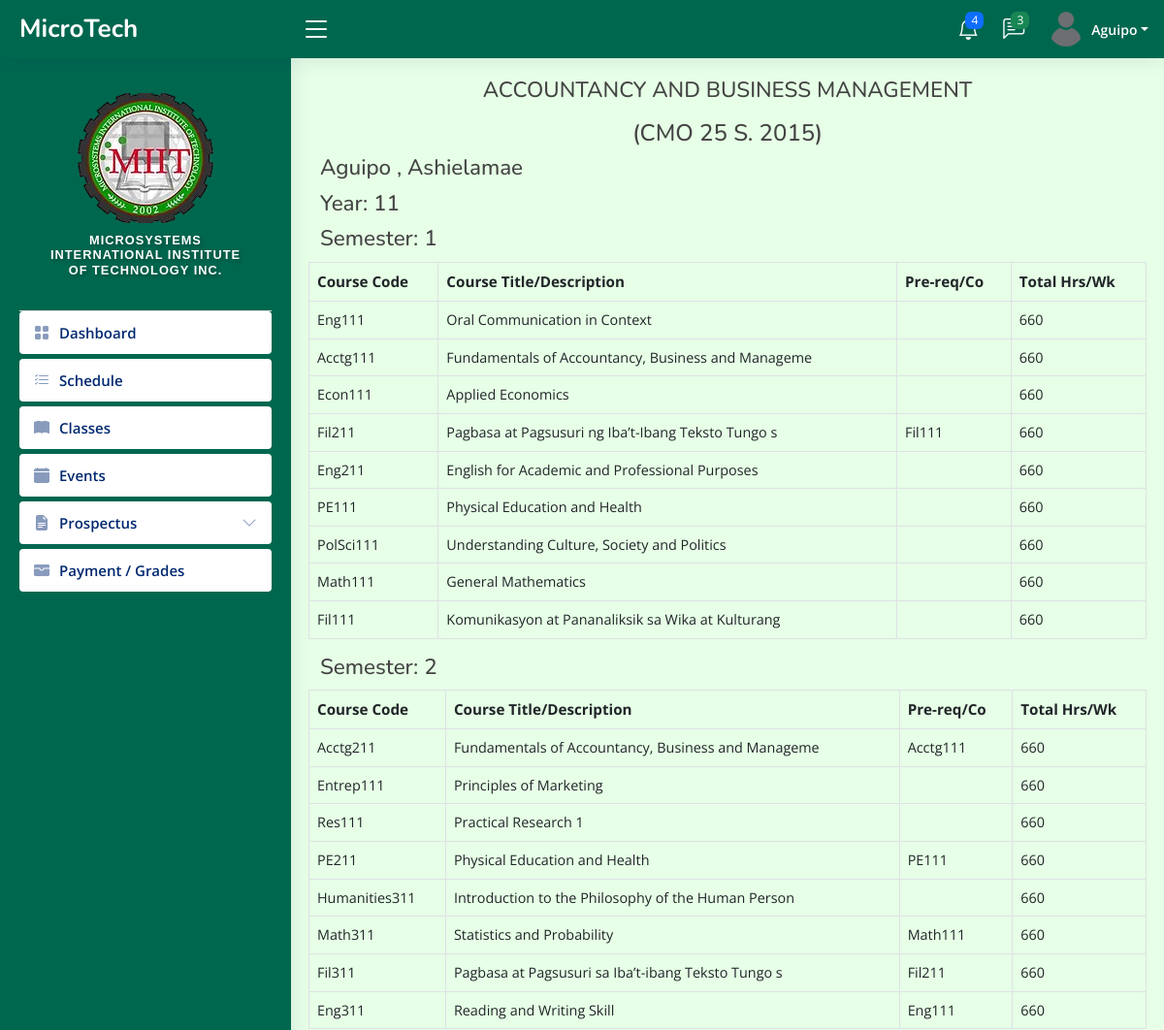
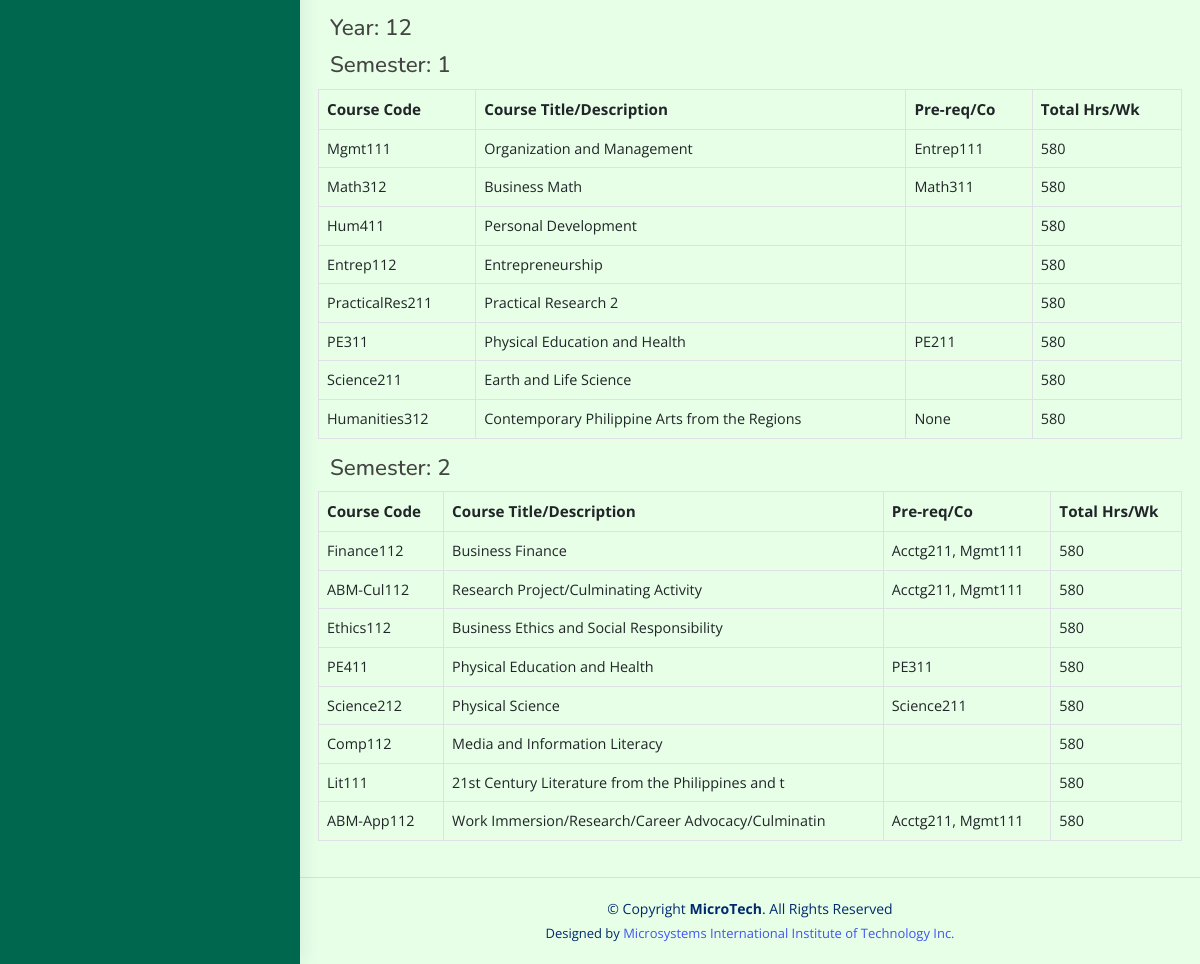
Screenshot of /admin/ABM-prospectus.php (signed in) with the database file from the repository (2 pictures, top to bottom).
### tables this page shows
CREATE TABLE `tbl_students` (
  `user_id` int(11) NOT NULL,
  `user_name` varchar(50) NOT NULL,
  `lname` varchar(50) NOT NULL,
  `fname` varchar(50) NOT NULL,
  `middleInitial` varchar(30) NOT NULL,
  `Suffix` varchar(15) NOT NULL,
  `course` varchar(50) NOT NULL,
  `year` int(10) NOT NULL,
  `sy` varchar(50) DEFAULT NULL,
  `contact` varchar(20) NOT NULL,
  `gender` varchar(10) NOT NULL,
  `bdate` varchar(50) NOT NULL,
  `pob` text NOT NULL,
  `email` varchar(50) NOT NULL,
  `major` varchar(50) NOT NULL,
  `nationality` varchar(20) NOT NULL,
  `civilStatus` varchar(20) NOT NULL,
  `religion` varchar(20) NOT NULL,
  `modality` varchar(20) NOT NULL,
  `fb` varchar(30) NOT NULL,
  `curAddress` varchar(200) NOT NULL,
  `cityAdd` varchar(200) NOT NULL,
  `zipcode` varchar(30) NOT NULL,
  `fatherName` varchar(50) NOT NULL,
  `fwork` varchar(50) NOT NULL,
  `motherName` varchar(50) NOT NULL,
  `mwork` varchar(50) NOT NULL,
  `primarySchool` varchar(100) NOT NULL,
  `primaryAddress` text NOT NULL,
  `primaryCompleted` varchar(30) NOT NULL,
  `entermediateSchool` varchar(100) NOT NULL,
  `entermediateAddress` text NOT NULL,
  `entermediateCompleted` varchar(30) NOT NULL,
  `hsSchool` varchar(100) NOT NULL,
  `hsAddress` text NOT NULL,
  `hsCompleted` varchar(30) NOT NULL,
  `shSchool` varchar(100) NOT NULL,
  `shAddress` text NOT NULL,
  `shCompleted` varchar(30) NOT NULL,
  `collegeSchool` varchar(100) NOT NULL,
  `collegeAddress` text NOT NULL,
  `collegeCompleted` varchar(30) NOT NULL,
  `user_image` varchar(50) NOT NULL,
  `user_role` varchar(50) NOT NULL,
  `user_pass` varchar(100) NOT NULL,
  `semester` int(11) NOT NULL,
  `status` varchar(20) NOT NULL,
  `date` date DEFAULT NULL,
  `created_at` timestamp NOT NULL DEFAULT current_timestamp()
);

CREATE TABLE `tbl_subjects` (
  `id` int(11) NOT NULL,
  `year` int(11) NOT NULL,
  `semester` int(11) NOT NULL,
  `code` varchar(50) NOT NULL,
  `description` varchar(50) NOT NULL,
  `lec` int(11) NOT NULL,
  `lab` int(11) NOT NULL,
  `unit` int(11) NOT NULL,
  `pre_req` varchar(50) NOT NULL,
  `total` int(11) NOT NULL,
  `course` varchar(50) NOT NULL
);

### PHP/ABM-con.php (called while the page is built, shortened)
<?php
$connection = new Connection();
$pdo = $connection->open();
$sql = "SELECT * FROM tbl_subjects WHERE course = 'ABM' ORDER BY year ASC, semester ASC";
$stmt = $pdo->query($sql);
$subjects = $stmt->fetchAll(PDO::FETCH_ASSOC);
$groupedSubjects = [];
foreach ($subjects as $subject) {
  $year = $subject['year'];
  $semester = $subject['semester'];
  if (!isset($groupedSubjects[$year])) {
    $groupedSubjects[$year] = [];
  }
  if (!isset($groupedSubjects[$year][$semester])) {
    $groupedSubjects[$year][$semester] = [];
  }
  $groupedSubjects[$year][$semester][] = $subject;
}
$statement = $conn->prepare("SELECT * FROM tbl_students WHERE user_id = :sid");
$statement->bindParam(':sid', $userid, PDO::PARAM_STR);
$statement->execute();
$user = $statement->fetch(PDO::FETCH_ASSOC);
?>

### admin/ABM-prospectus.php (the view, shortened to what this page needs)
<?php include_once "../templates/header3.php"; ?>
<?php include_once "../PHP/ABM-con.php"; ?>
<main id="main" class="main">
  <section class="section dashboard">
    <div class="row">
      <h4 class="pagetitle text-center mb-3"> ACCOUNTANCY AND BUSINESS MANAGEMENT</h4>
      <h4 class="text-center">(CMO 25 S. 2015)</h4>
      <h4 class=" pagetitle"><?php echo htmlspecialchars($user['lname']); ?> , <?php echo htmlspecialchars($user['fname']); ?> <?php echo htmlspecialchars($user['middleInitial']); ?> </h4>
      <?php if (!empty($groupedSubjects)) : ?>
        <?php foreach ($groupedSubjects as $year => $semesters) : ?>
          <h6 class="pagetitle">Year: <?php echo htmlspecialchars($year); ?></h6>
          <?php foreach ($semesters as $semester => $subjects) : ?>
            <h5 class="pagetitle">Semester: <?php echo htmlspecialchars($semester); ?></h5>
            <table class="table table-bordered">
              <thead>
                <tr>
                  <th>Course Code</th>
                  <th>Course Title/Description</th>
                  <th>Pre-req/Co</th>
                  <th>Total Hrs/Wk</th>
                </tr>
              </thead>
              <tbody>
                <?php foreach ($subjects as $subject) : ?>
                  <tr>
                    <td><?php echo htmlspecialchars($subject['code']); ?></td>
                    <td><?php echo htmlspecialchars($subject['description']); ?></td>
                    <td><?php echo htmlspecialchars($subject['pre_req']); ?></td>
                    <td><?php echo htmlspecialchars($subject['total']); ?></td>
                  </tr>
                <?php endforeach; ?>
              </tbody>
            </table>
          <?php endforeach; ?>
        <?php endforeach; ?>
      <?php else : ?>
        <p>No subjects found for ABM course.</p>
      <?php endif; ?>
    </div>
  </section>
</main>
<?php include_once "../templates/footer.php"; ?>

### templates/header3.php (shortened to what this page needs)
<!DOCTYPE html>
<html lang="en">
<head>
  <link href="../../assets/vendor/bootstrap/css/bootstrap.min.css" rel="stylesheet">
  <link href="../../assets/vendor/bootstrap-icons/bootstrap-icons.css" rel="stylesheet">
  <link href="../../assets/vendor/boxicons/css/boxicons.min.css" rel="stylesheet">
  <link href="../../assets/vendor/quill/quill.snow.css" rel="stylesheet">
  <link href="../../assets/vendor/quill/quill.bubble.css" rel="stylesheet">
  <link href="../../assets/vendor/remixicon/remixicon.css" rel="stylesheet">
  <link href="../../assets/vendor/simple-datatables/style.css" rel="stylesheet">
  <link href="../../assets/css/style.css" rel="stylesheet">
</head>
<?php
$database = new Connection();
$conn = $database->open();
$userid = $_SESSION["login"];
$statements = $conn->prepare("SELECT u.fname, u.lname, u.user_image, u.course, u.user_role
    FROM tbl_students u
    LEFT JOIN tbl_users s ON u.user_id = s.user_id
    WHERE u.user_id = :userid
");
$statements->bindParam(':userid', $userid, PDO::PARAM_INT);
$statements->execute();
$user = $statements->fetch(PDO::FETCH_ASSOC);
if ($user) {
  $lname = $user['lname'];
  $image = $user['user_image'];
} else {
  echo "User or student information not found.";
  exit;
}
?>
<body style="background-color:#e6ffe6;">
<header id="header" class="header fixed-top d-flex align-items-center" style="background-color: #00674f;">
  <div class="d-flex align-items-center justify-content-between">
    <a href="../admin/index.php" class="logo d-flex align-items-center">
      <span class="d-none d-lg-block text-white">MicroTech</span>
    </a>
    <i class="bi bi-list toggle-sidebar-btn text-white"></i>
  </div>
  <nav class="header-nav ms-auto">
    <ul class="d-flex align-items-center">
      <li class="nav-item dropdown">
        <a class="nav-link nav-icon" href="#" data-bs-toggle="dropdown">
          <i class="bi bi-bell text-white"></i>
          <span class="badge bg-primary badge-number">4</span>
        </a>
      </li>
      <li class="nav-item dropdown">
        <a class="nav-link nav-icon" href="#" data-bs-toggle="dropdown">
          <i class="bi bi-chat-left-text text-white"></i>
          <span class="badge bg-success badge-number">3</span>
        </a>
      </li>
      <li class="nav-item dropdown pe-3">
        <a class="nav-link nav-profile d-flex align-items-center pe-0 " href="#" data-bs-toggle="dropdown">
          <img src="upload-files/<?php echo htmlspecialchars($image); ?>" id="currentPhoto" onerror="this.src='images/default.png'" alt="Profile Image" class="rounded-circle">
          <span class="d-none d-md-block dropdown-toggle ps-2 text-white"><?php echo htmlspecialchars($lname)?></span>
        </a>
      </li>
    </ul>
  </nav>
</header>
<aside id="sidebar" class="sidebar" style="background-color: #00674f;">
  <ul class="sidebar-nav" id="sidebar-nav">
    <div class="profile-section">
      <div>
        <img src="../admin/images/miit-logo.png" id="currentPhoto" onerror="this.src='images/default.png'" alt="Profile Image" class="rotate-flip">
      </div>
      <div class="logo-text" style="padding: 10px; text-align: center;">
        <h6>Microsystems International Institute of Technology Inc.</h6>
      </div>
    </div>
    <li class="nav-item">
      <a class="nav-link collapsed" href="../admin/index3.php">
        <i class="bi bi-grid-fill"></i>
        <span>Dashboard</span>
      </a>
    </li>
    <li class="nav-item">
      <a class="nav-link collapsed" href="../admin/schedule-students.php">
        <i class="bi bi-list-check"></i>
        <span>Schedule</span>
      </a>
    </li>
    <li class="nav-item">
      <a class="nav-link collapsed" href="../admin/student-classes.php">
        <i class="bi bi-book-fill"></i>
        <span>Classes</span>
      </a>
    </li>
    <li class="nav-item">
      <a class="nav-link collapsed" href="../admin/event-student.php">
        <i class="bi bi-calendar-fill"></i>
        <span>Events</span>
      </a>
    </li>
    <li class="nav-item">
      <a class="nav-link collapsed" data-bs-target="#tables-nav" data-bs-toggle="collapse" href="#">
        <i class="bi bi-file-earmark-text-fill"></i><span>Prospectus</span><i class="bi bi-chevron-down ms-auto"></i>
      </a>
    </li>
    <li class="nav-item">
      <a class="nav-link collapsed" href="../admin/payment1.php">
        <i class="bi bi-wallet-fill"></i>
        <span>Payment / Grades </span>
      </a>
    </li>
  </ul>
</aside>

### assets/css/style.css (style rules this page uses)
:root { scroll-behavior: smooth; }
body { font-family: 'Open Sans', sans-serif; background: #f6f9ff; color: #444444; }
a { color: #4154f1; text-decoration: none; }
h1, h2, h3, h4, h5, h6 { font-family: 'Nunito', sans-serif; }
#main { margin-top: 60px; padding: 20px 30px; transition: all 0.3s; }
.pagetitle { margin-bottom: 10px; }
.logo { line-height: 1; }
@media (min-width: 1200px) { .logo { width: 280px; } }
.logo span { font-size: 26px; font-weight: 700; color: #012970; font-family: 'Nunito', sans-serif; }
.header { transition: all 0.5s; z-index: 997; height: 60px; box-shadow: 0px 2px 20px rgba(1, 41, 112, 0.1); background-color: #fff; padding-left: 20px; }
.header .toggle-sidebar-btn { font-size: 32px; padding-left: 10px; cursor: pointer; color: #012970; }
.header-nav ul { list-style: none; }
.header-nav > ul { margin: 0; padding: 0; }
.header-nav .nav-icon { font-size: 22px; color: #012970; margin-right: 25px; position: relative; }
.header-nav .nav-profile { color: #012970; }
.header-nav .nav-profile img { max-height: 36px; }
.header-nav .nav-profile span { font-size: 14px; font-weight: 600; }
.header-nav .badge-number { position: absolute; inset: -2px -5px auto auto; font-weight: normal; font-size: 12px; padding: 3px 6px; }
.sidebar { position: fixed; top: 60px; left: 0; bottom: 0; width: 300px; z-index: 996; transition: all 0.3s; padding: 20px; overflow-y: auto; scrollbar-width: thin; scrollbar-color: #aab7cf transparent; box-shadow: 0px 0px 20px rgba(1, 41, 112, 0.1); background-color: #fff; }
@media (min-width: 1200px) { #main, #footer { margin-left: 300px; } }
.sidebar-nav { padding: 0; margin: 0; list-style: none; }
.sidebar-nav li { padding: 0; margin: 0; list-style: none; }
.sidebar-nav .nav-item { margin-bottom: 5px; }
.sidebar-nav .nav-link { display: flex; align-items: center; font-size: 15px; font-weight: 600; color: #4154f1; transition: 0.3; background: #f6f9ff; padding: 10px 15px; border-radius: 4px; }
.sidebar-nav .nav-link i { font-size: 16px; margin-right: 10px; color: #4154f1; }
.sidebar-nav .nav-link.collapsed { color: #012970; background: #fff; }
.sidebar-nav .nav-link.collapsed i { color: #899bbd; }
.sidebar-nav .nav-link .bi-chevron-down { margin-right: 0; transition: transform 0.2s ease-in-out; }

### templates/header3.php (style rules this page uses)
.logo-text h6 { font-family: 'Arial', sans-serif; font-size: 0.8rem; font-weight: 600; letter-spacing: 1px; color: #ffffff; text-transform: uppercase; text-shadow: 2px 2px 4px rgba(0, 0, 0, 0.3); }
html { scroll-behavior: smooth; }
.sidebar .nav-link { transition: background-color 0.3s ease, color 0.3s ease; }
.profile-section { display: flex; flex-direction: column; align-items: center; padding: 1rem; border-bottom: 1px solid #ddd; }

### admin/ABM-prospectus.php (style rules this page uses)
.pagetitle { font-size: 1.5rem; }
@media (max-width: 1200px) { .pagetitle { font-size: 1.4rem; } }
@media (max-width: 1200px) { .table thead th { font-size: 0.95rem; } }
@media (max-width: 1200px) { .table tbody td { font-size: 0.9rem; } }

### rows the page displays
tbl_students: lname "Aguipo", fname "Ashielamae"
tbl_subjects: code "Eng111", description "Oral Communication in Context", total "660"
tbl_subjects: code "Acctg111", description "Fundamentals of Accountancy, Business and Manageme", total "660"
tbl_subjects: code "Econ111", description "Applied Economics", total "660"
tbl_subjects: code "Fil211", description "Pagbasa at Pagsusuri ng Iba’t-Ibang Teksto Tungo s", pre_req "Fil111", total "660"
tbl_subjects: code "Eng211", description "English for Academic and Professional Purposes", total "660"
tbl_subjects: code "PE111", description "Physical Education and Health", total "660"
tbl_subjects: code "PolSci111", description "Understanding Culture, Society and Politics", total "660"
tbl_subjects: code "Math111", description "General Mathematics", total "660"
tbl_subjects: code "Fil111", description "Komunikasyon at Pananaliksik sa Wika at Kulturang", total "660"
tbl_subjects: semester "2", year "12", semester "1", code "ABM-App112", description "Work Immersion/Research/Career Advocacy/Culminatin", pre_req "Acctg211, Mgmt111", total "580"
tbl_subjects: code "Acctg211", description "Fundamentals of Accountancy, Business and Manageme", pre_req "Acctg111", total "660"
tbl_subjects: code "Entrep111", description "Principles of Marketing", total "660"
tbl_subjects: code "Res111", description "Practical Research 1", total "660"
tbl_subjects: code "PE211", description "Physical Education and Health", pre_req "PE111", total "660"
tbl_subjects: code "Humanities311", description "Introduction to the Philosophy of the Human Person", total "660"
tbl_subjects: code "Math311", description "Statistics and Probability", pre_req "Math111", total "660"
tbl_subjects: code "Fil311", description "Pagbasa at Pagsusuri sa Iba’t-ibang Teksto Tungo s", pre_req "Fil211", total "660"
tbl_subjects: code "Eng311", description "Reading and Writing Skill", pre_req "Eng111", total "660"
tbl_subjects: code "Mgmt111", description "Organization and Management", pre_req "Entrep111", total "580"
tbl_subjects: code "Math312", description "Business Math", pre_req "Math311", total "580"
tbl_subjects: code "Hum411", description "Personal Development", total "580"
tbl_subjects: code "Entrep112", description "Entrepreneurship", total "580"
tbl_subjects: code "PracticalRes211", description "Practical Research 2", total "580"
tbl_subjects: code "PE311", description "Physical Education and Health", pre_req "PE211", total "580"
tbl_subjects: code "Science211", description "Earth and Life Science", total "580"
tbl_subjects: code "Humanities312", description "Contemporary Philippine Arts from the Regions", pre_req "None", total "580"
tbl_subjects: code "Finance112", description "Business Finance", pre_req "Acctg211, Mgmt111", total "580"
tbl_subjects: code "ABM-Cul112", description "Research Project/Culminating Activity", pre_req "Acctg211, Mgmt111", total "580"
tbl_subjects: code "Ethics112", description "Business Ethics and Social Responsibility", total "580"
tbl_subjects: code "PE411", description "Physical Education and Health", pre_req "PE311", total "580"
tbl_subjects: code "Science212", description "Physical Science", pre_req "Science211", total "580"
tbl_subjects: code "Comp112", description "Media and Information Literacy", total "580"
tbl_subjects: code "Lit111", description "21st Century Literature from the Philippines and t", total "580"

### other values shown
$year "11"
$semester "1"
